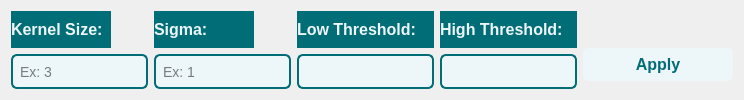
             <widget class="QWidget" name="canny_page">
              <layout class="QHBoxLayout" name="horizontalLayout_7">
               <item>
                <layout class="QVBoxLayout" name="verticalLayout_4">
                 <item>
                  <widget class="QLabel" name="label_5">
                   <property name="minimumSize">
                    <size>
                     <width>100</width>
                     <height>0</height>
                    </size>
                   </property>
                   <property name="maximumSize">
                    <size>
                     <width>100</width>
                     <height>16777215</height>
                    </size>
                   </property>
                   <property name="styleSheet">
                    <string notr="true">background-color: #006d77;
color:#edf6f9;
font-size: 16px;
font-weight:500;</string>
                   </property>
                   <property name="text">
                    <string>Kernel Size:</string>
                   </property>
                  </widget>
                 </item>
                 <item>
                  <widget class="QLineEdit" name="canny_kernel_size">
                   <property name="minimumSize">
                    <size>
                     <width>0</width>
                     <height>35</height>
                    </size>
                   </property>
                   <property name="maximumSize">
                    <size>
                     <width>16777215</width>
                     <height>16777215</height>
                    </size>
                   </property>
                   <property name="styleSheet">
                    <string notr="true">
    QLineEdit {
        background-color: #edf6f9;
        color: #000000;
        border: 2px solid #006d77;
        border-radius: 6px;
        padding: 5px;
        font-size: 14px;
    }
    QLineEdit:focus {
        border: 2px solid #83c5be;
        background-color: #ffffff;
    }
</string>
                   </property>
                   <property name="placeholderText">
                    <string>Ex: 3</string>
                   </property>
                  </widget>
                 </item>
                </layout>
               </item>
               <item>
                <layout class="QVBoxLayout" name="verticalLayout_6">
                 <item>
                  <widget class="QLabel" name="label_6">
                   <property name="maximumSize">
                    <size>
                     <width>100</width>
                     <height>16777215</height>
                    </size>
                   </property>
                   <property name="styleSheet">
                    <string notr="true">background-color: #006d77;
color:#edf6f9;
font-size: 16px;
font-weight:500;</string>
                   </property>
                   <property name="text">
                    <string>Sigma:</string>
                   </property>
                  </widget>
                 </item>
                 <item>
                  <widget class="QLineEdit" name="canny_sigma">
                   <property name="minimumSize">
                    <size>
                     <width>0</width>
                     <height>35</height>
                    </size>
                   </property>
                   <property name="maximumSize">
                    <size>
                     <width>16777215</width>
                     <height>16777215</height>
                    </size>
                   </property>
                   <property name="styleSheet">
                    <string notr="true">
    QLineEdit {
        background-color: #edf6f9;
        color: #000000;
        border: 2px solid #006d77;
        border-radius: 6px;
        padding: 5px;
        font-size: 14px;
    }
    QLineEdit:focus {
        border: 2px solid #83c5be;
        background-color: #ffffff;
    }
</string>
                   </property>
                   <property name="placeholderText">
                    <string>Ex: 1</string>
                   </property>
                  </widget>
                 </item>
                </layout>
               </item>
               <item>
                <layout class="QVBoxLayout" name="verticalLayout_7">
                 <item>
                  <widget class="QLabel" name="label_7">
                   <property name="maximumSize">
                    <size>
                     <width>150</width>
                     <height>16777215</height>
                    </size>
                   </property>
                   <property name="styleSheet">
                    <string notr="true">background-color: #006d77;
color:#edf6f9;
font-size: 16px;
font-weight:500;</string>
                   </property>
                   <property name="text">
                    <string>Low Threshold:</string>
                   </property>
                  </widget>
                 </item>
                 <item>
                  <widget class="QLineEdit" name="canny_low_threshold">
                   <property name="minimumSize">
                    <size>
                     <width>0</width>
                     <height>35</height>
                    </size>
                   </property>
                   <property name="maximumSize">
                    <size>
                     <width>16777215</width>
                     <height>16777215</height>
                    </size>
                   </property>
                   <property name="styleSheet">
                    <string notr="true">
    QLineEdit {
        background-color: #edf6f9;
        color: #000000;
        border: 2px solid #006d77;
        border-radius: 6px;
        padding: 5px;
        font-size: 14px;
    }
    QLineEdit:focus {
        border: 2px solid #83c5be;
        background-color: #ffffff;
    }
</string>
                   </property>
                  </widget>
                 </item>
                </layout>
               </item>
               <item>
                <layout class="QVBoxLayout" name="verticalLayout_8">
                 <item>
                  <widget class="QLabel" name="label_8">
                   <property name="maximumSize">
                    <size>
                     <width>150</width>
                     <height>16777215</height>
                    </size>
                   </property>
                   <property name="styleSheet">
                    <string notr="true">background-color: #006d77;
color:#edf6f9;
font-size: 16px;
font-weight:500;</string>
                   </property>
                   <property name="text">
                    <string>High Threshold:</string>
                   </property>
                  </widget>
                 </item>
                 <item>
                  <widget class="QLineEdit" name="canny_high_threshold">
                   <property name="minimumSize">
                    <size>
                     <width>0</width>
                     <height>35</height>
                    </size>
                   </property>
                   <property name="maximumSize">
                    <size>
                     <width>16777215</width>
                     <height>16777215</height>
                    </size>
                   </property>
                   <property name="styleSheet">
                    <string notr="true">
    QLineEdit {
        background-color: #edf6f9;
        color: #000000;
        border: 2px solid #006d77;
        border-radius: 6px;
        padding: 5px;
        font-size: 14px;
    }
    QLineEdit:focus {
        border: 2px solid #83c5be;
        background-color: #ffffff;
    }
</string>
                   </property>
                  </widget>
                 </item>
                </layout>
               </item>
               <item>
                <layout class="QVBoxLayout" name="verticalLayout_9">
                 <property name="topMargin">
                  <number>30</number>
                 </property>
                 <item>
                  <widget class="QPushButton" name="canny_apply_button">
                   <property name="minimumSize">
                    <size>
                     <width>150</width>
                     <height>33</height>
                    </size>
                   </property>
                   <property name="maximumSize">
                    <size>
                     <width>200</width>
                     <height>16777215</height>
                    </size>
                   </property>
                   <property name="styleSheet">
                    <string notr="true">background-color:#edf6f9;
border-radius: 5px;
color:#006d77;
font-size: 16px;
font-weight:500;</string>
                   </property>
                   <property name="text">
                    <string>Apply</string>
                   </property>
                  </widget>
                 </item>
                </layout>
               </item>
              </layout>
             </widget>
